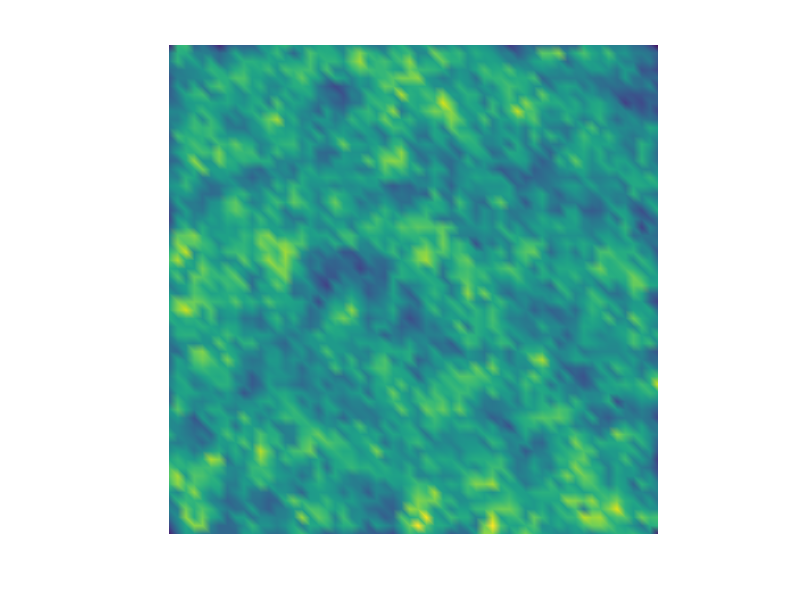

Reproduce this figure in MATLAB. (Note: this script raises an error after producing the figure.)
clc, clear all, close all

s = 60;
a = zeros(s);

for j = 1:25
    m = randi(2, s) - 1;
    for i = 1:15
       neighbours = conv2(m, [1 1 1; 1 0 1; 1 1 1], 'same');
       m = double((m & neighbours == 2) | neighbours == 3);
       a = m + a;
    end

end

pcolor(a) 
shading interp
% shading flat
axis equal off
% colormap gray
% cm = rand(5,3);
% cm = [zeros(10,3);cm];
% cm = [ones(5,3);cm];

cm = colour_scheme(50);
[~,ind] = sort(cm(:,1));
cm = cm(ind,:);
colormap(cm)

%%
clc, clear all, close all

s = 501;
a = ones(s);

axis square

for j = 1:1
    m = randi(2, s) - 1;
    for i = 1:1000
       neighbours = conv2(m, [1 1 1; 1 0 1; 1 1 1], 'same');
       m = double((m & neighbours == 2) | neighbours == 3);
       a = a + m;
       a(a>1) = 0.5 + (rand / 2);
       a = a - 0.02;
    end
end

% ScrData = membrane(1,250,9,2);
% b = makeAbsird( ScrData, 32, randi([0 1],32));
% imshow(imfuse(a,b))

cm = colour_scheme(30);
colormap(cm)
pcolor(a), shading flat
axis equal off
% colormap gray
% cm = rand(6,3);
% cm = [zeros(1,3);cm];
% cm = [ones(1,3);cm];
% [~,ind] = sort(cm(:,2));
% cm = cm(ind,:);

%%

clc, clear all, close all
figure('color',[0.3 0 0])
hold on
axis square off
[x,y] = deal(0);
[rx,ry] = deal(0.001);
T = 8000;
t = linspace(0,120*pi,T);
for i = 1:T
    rx = rx*1.00003;
    ry = ry*1.00004;
    xn = x+rx*sin(1.2*t(i))-rx*cos(t(i)*3);
    yn = y+ry*cos(t(i));   
    plot([x xn],[y yn],'linewidth',3*((T-i)/T)+0.001,'color',[1 1 1]*i/T)   
    x = xn;y=yn;
    drawnow
end
 
 
%% 
 
clear all
clc
close all
% -----------------------------
[fi,pa] = uigetfile('*.jpg');
AA = imread([pa,'/',fi]);
if ndims(AA) == 1, A = cat(3,A,A,A); else A = AA; end
% -----------------------------
 
 
A = imresize(A,300/size(A,1));
sz = size(A);
[x,y] = meshgrid(1:sz(2),1:sz(1));
N = 200;
ps = 10;
gen = 50;
corners = [0 0;0 1;1 0;1 1] .* repmat([sz(2),sz(1)],4,1);
P = cell(1,ps); % population
Fi = zeros(1,2*ps);
Im = cell(1,2*ps);
for i = 1:ps
    P{i} = [rand(N,1)*sz(2),rand(N,1)*sz(1)];
    [Fi(i),Im{i}] = fitness_image_match_colour(x,y,A,[corners;P{i}]);
end
figure
for k = 1:gen
    disp(k)
    % generate offspring
    O = cell(1,ps);
    for i = 1:ps
        parent1 = P{randi(ps)}; parent2 = P{randi(ps)};
        cop = randi(N); % crossover point
        O{i} = [parent1(1:cop,:);parent2(cop + 1:end,:)]; % crossover
        % O = P;
        O{i} = O{i} + randn(N,2)*0.2.*(rand(N,2)<0.15); % mutation
        [Fi(ps+i),Im{ps+i}] = ...
            fitness_image_match_colour(x,y,A,[corners;O{i}]);
    end
    % reorder
    [Fi,indFi] = sort(Fi,'descend');
    G = [P O];
    Im = Im(indFi);
    P = G(1:ps);
    disp(Fi(1))
    imshow(Im{1})
    drawnow
end
 
 
 %%
 
clear all
clc
close all
[p1,p2] = uigetfile('*.jpg','*.png');
aa = imread([p2,'\',p1]);
imshow(aa), hold on
r = 200/size(aa,1);
ab = imresize(aa,r);
a = rgb2gray(ab);
X = [1 size(aa,2)];Y = [1 size(aa,1)];
imcontour(X,Y,a,'k');
 
 
BR = edge(aa(:,:,1),'sobel');
BG = edge(aa(:,:,2),'sobel');
BB = edge(aa(:,:,3),'sobel');
ed = 1-(BR | BG | BB);
ad = uint8(double(aa).*cat(3,ed,ed,ed));
figure, imshow(ad)
 
figure, imshow(ab), hold on
XX = [1 size(a,2)];YY = [1 size(a,1)];
imcontour(XX,YY,a,'k');
 
figure('color','w')
[C,H] = imcontour(X,Y,a,'k');
axis off
[im,map] = rgb2ind(ab,5);
figure('color','w')
contourf(double(flipud(a)),5)
axis equal off
colormap(map)
N = 10; % number of colours
K = 3; % filter size
[im,map] = rgb2ind(ab,N); ac = medfilt2(im,[K,K]);
figure, imshow(aa), hold on
imcontour(X,Y,ac,N,'k');

